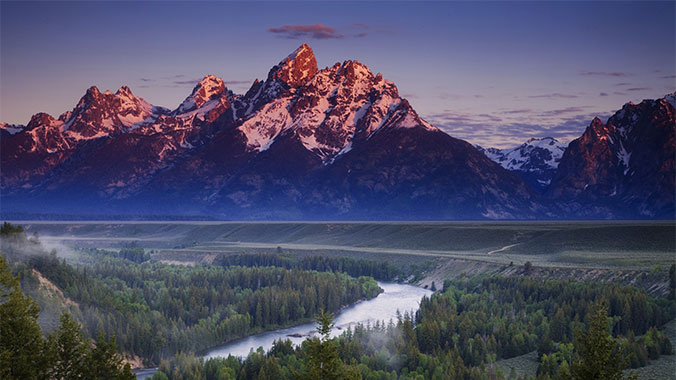
#> input picture ELEC_5727_CompVision/Assignment1/tetons_color.jpg, 676 x 380 px
$ python Assignment1_JulianAbbott.py
#> lines starting #> are read from the running program, lines starting #| are printed output that depends on the picture; after the words box and inside, x2 and y2 are one past the last pixel; in counts of white or black regions, pixels touching at a corner belong together
# -*- coding: utf-8 -*-
"""
Created on Thu Aug 22 20:00:24 2019
ELEC 5727 Computer Vision & Image Proc Acceleration
Fall 2019
Assignment 1
@author: abbottjc
"""

import math
import numpy as np
import cv2

# Load an color image in grayscale
img = cv2.imread('tetons_color.jpg')
#> img is the input picture: shape (380, 676, 3); mean B, G, R 103.3, 77.7, 77.8
# Show original image
cv2.imshow("Grand Tetons", img)
# Wait for user to hit key
cv2.waitKey(0)
# Destroy current image window
cv2.destroyAllWindows()

shape = np.shape(img)
#> shape = (380, 676, 3)
mask = np.zeros(shape, dtype = np.uint8)

# Radius value for circle
r = 175
# Center x variable of circle
centerX = 180
# Center Y variable of circle
centerY = 300


# Loop through all rows and columns in the image
for i in range(np.shape(img)[0]):
    for j in range(np.shape(img)[1]):
        # Calculate the current pixel distance from the circle center point
        d = int(math.sqrt(((i-centerX)**2) + ((j-centerY)**2)))
        # If the current pixel is inside of the circle, set pixel value to 1
        if d < r:
            # Create a circle mask
            # Pixels outside of the mask will be given a value of 0
            # Values inside the mask will be given a value of 1
            mask[i, j, :] = 1
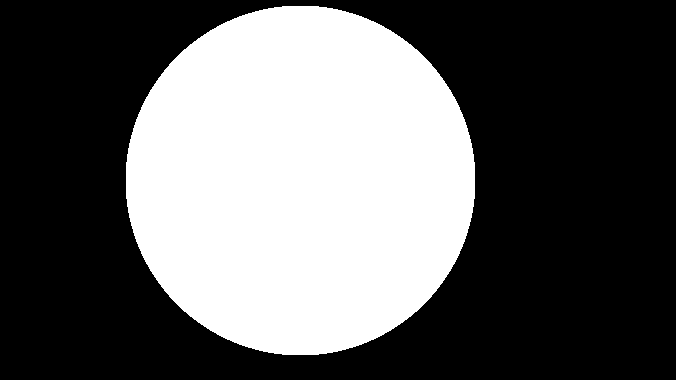
#> mask: shape (380, 676, 3); values 0 (black) and 1 (white), 37.4% white; 1 white region, box (x1, y1, x2, y2) and area: (126, 6, 475, 355) 96189

# Show / save mask to png
cv2.imshow("Mask", mask * 255)
cv2.waitKey(0)
cv2.destroyAllWindows()
cv2.imwrite('mask.png',mask * 255)


# Show the clipped photo
cv2.imshow("Grand Tetcons", img * mask)
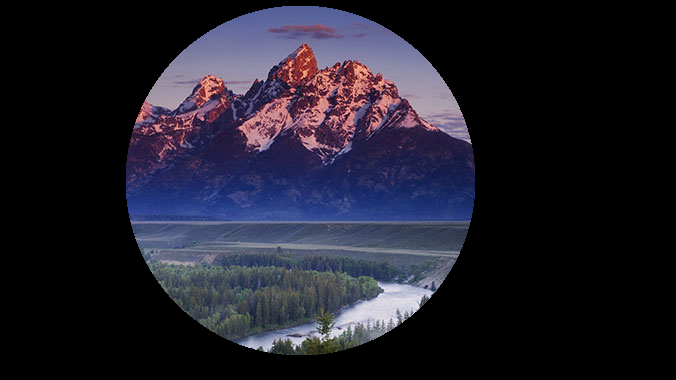
#> window 'Grand Tetcons': shape (380, 676, 3); mean B, G, R 42.2, 30.5, 31.9
cv2.waitKey(0)
cv2.destroyAllWindows()
cv2.imwrite('tetons_clipped.png',img * mask)
